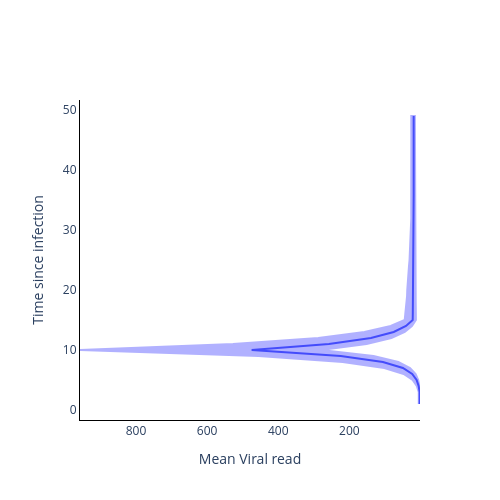

Notebook code for this chart:
### Code cell
fig = go.Figure()

fig.add_trace(
    go.Scatter(
        y=time_from_infec,
        x=np.mean(vr_val, axis=1),
        mode='lines',
        name='Mean Viral read',
        showlegend=False,
    )
)

fig.add_trace(
    go.Scatter(
        y=time_from_infec.tolist() + time_from_infec.tolist()[::-1],
        x=np.quantile(vr_val, 0.975, axis=1).tolist() + np.quantile(vr_val, 0.025, axis=1).tolist()[::-1],
        mode='lines',
        fill='toself',
        fillcolor='blue',
        line_color='blue',
        opacity=0.3,
        showlegend=False,
    )
)

# Add axis labels
fig.update_layout(
    width=500, 
    height=500,
    plot_bgcolor='white',
    xaxis=dict(
        linecolor='black',
        title = 'Mean Viral read',
        autorange='reversed'
        ),
    yaxis=dict(
        linecolor='black',
        title = 'Time since infection'),
    #legend=dict(
    #    orientation="h",
    #    yanchor="bottom",
    #    y=1.02,
    #    xanchor="right",
    #    x=1
    #)
    )

fig.write_image('images/Logistic-Viral_read_model.pdf')
fig.show()

### Figure 1 — Plotly figure (JSON) as saved in the notebook; plotly's stock layout.template omitted (floating-point values rounded to 4 significant figures)
{"data": [{"mode": "lines", "name": "Mean Viral read", "showlegend": false, "type": "scatter", "x": [2.448, 2.452, 2.449, 5.213, 10.99, 23.41, 49.46, 105.7, 224.3, 474.9, 257.6, 139.3, 75.36, 40.79, 21.97, 21.71, 21.48, 21.35, 21.1, 20.97, 20.76, 20.4, 20.33, 20.16, 19.96, 19.87, 19.65, 19.55, 19.35, 19.2, 19.28, 19.25, 19.23, 19.2, 19.24, 19.2, 19.25, 19.23, 19.23, 19.25, 19.26, 19.21, 19.19, 19.23, 19.2, 19.21, 19.24, 19.21, 19.23], "y": [1, 2, 3, 4, 5, 6, 7, 8, 9, 10, 11, 12, 13, 14, 15, 16, 17, 18, 19, 20, 21, 22, 23, 24, 25, 26, 27, 28, 29, 30, 31, 32, 33, 34, 35, 36, 37, 38, 39, 40, 41, 42, 43, 44, 45, 46, 47, 48, 49]}, {"fill": "toself", "fillcolor": "blue", "line": {"color": "blue"}, "mode": "lines", "opacity": 0.3, "showlegend": false, "type": "scatter", "x": [4.904, 5.025, 4.976, 10.53, 22.13, 47.35, 101.8, 218.9, 455.6, 957.5, 527.5, 287.5, 157.8, 83.86, 44.44, 42.82, 40.83, 40.93, 37.75, 37.24, 36.45, 34.38, 33.55, 32.4, 30.86, 30.02, 29.06, 28.2, 26.92, 25.76, 26.02, 25.96, 26.07, 25.91, 25.95, 25.75, 26.06, 25.93, 25.85, 25.9, 25.8, 25.87, 25.67, 26.09, 25.88, 25.8, 25.96, 25.91, 25.96, 15.83, 15.82, 15.89, 15.81, 15.78, 15.78, 15.79, 15.84, 15.82, 15.84, 15.75, 15.79, 15.8, 15.81, 15.87, 15.79, 15.79, 15.83, 15.83, 15.74, 15.62, 15.4, 15.2, 15.03, 14.79, 14.59, 14.44, 14.16, 14.08, 13.86, 13.72, 13.49, 13.26, 13.14, 12.98, 24.21, 44.23, 82.05, 151.6, 280.2, 132.0, 62.46, 29.49, 13.78, 6.473, 3.066, 1.446, 1.438, 1.45], "y": [1, 2, 3, 4, 5, 6, 7, 8, 9, 10, 11, 12, 13, 14, 15, 16, 17, 18, 19, 20, 21, 22, 23, 24, 25, 26, 27, 28, 29, 30, 31, 32, 33, 34, 35, 36, 37, 38, 39, 40, 41, 42, 43, 44, 45, 46, 47, 48, 49, 49, 48, 47, 46, 45, 44, 43, 42, 41, 40, 39, 38, 37, 36, 35, 34, 33, 32, 31, 30, 29, 28, 27, 26, 25, 24, 23, 22, 21, 20, 19, 18, 17, 16, 15, 14, 13, 12, 11, 10, 9, 8, 7, 6, 5, 4, 3, 2, 1]}], "layout": {"height": 500, "plot_bgcolor": "white", "width": 500, "xaxis": {"autorange": "reversed", "linecolor": "black", "title": {"text": "Mean Viral read"}}, "yaxis": {"linecolor": "black", "title": {"text": "Time since infection"}}}}
